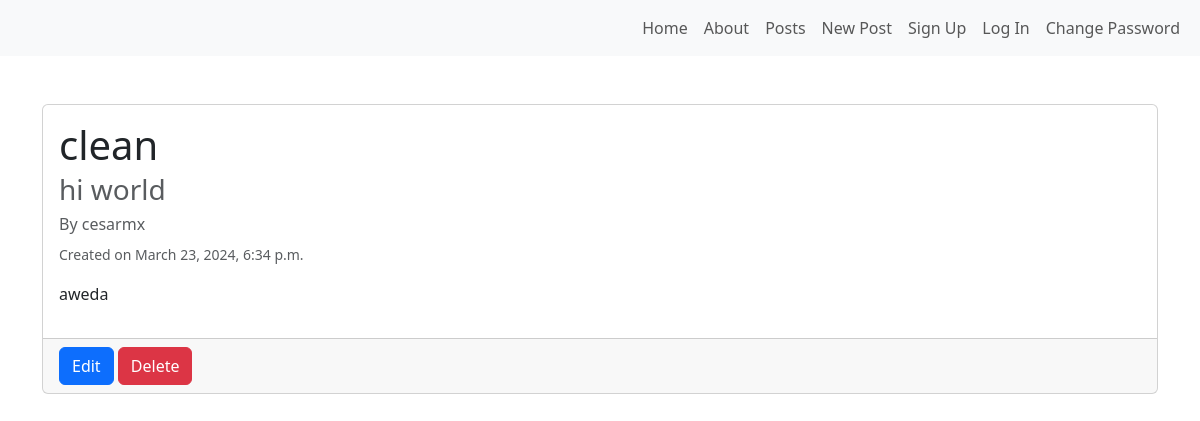
Page /posts/4/ on the earlier database version.
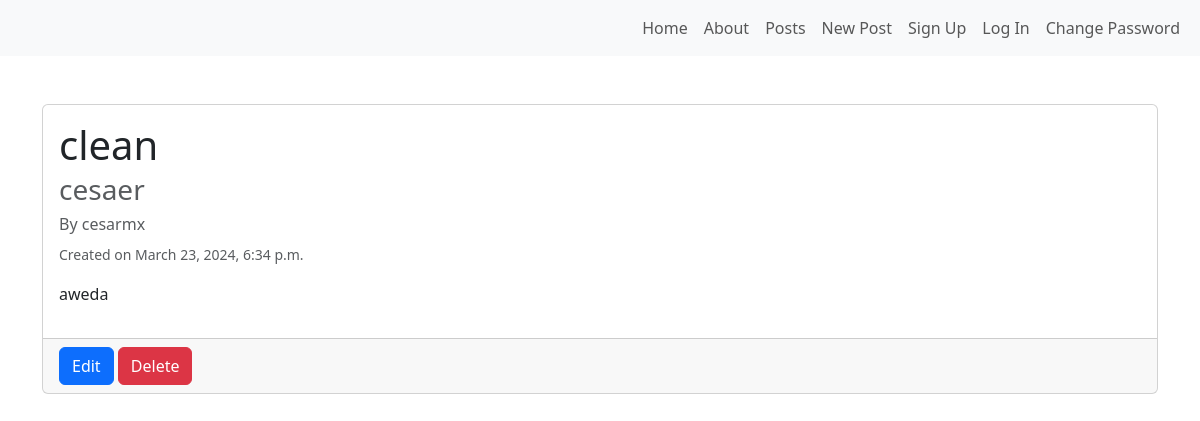
Same page on the later database version.
### posts/models.py (models this page shows, shortened)
class Post(models.Model):
  title = models.CharField(max_length=128)
  subtitle = models.CharField(max_length=256)
  author = models.ForeignKey(get_user_model(),on_delete=models.CASCADE)
  body = models.TextField()
  created_on = models.DateTimeField(auto_now_add=True)
  is_draft = models.BooleanField(default=True)

### posts/views.py (the view)
# urls.py: path('<int:pk>/', views.PostDetailView.as_view(), name='detail'),
class PostDetailView(DetailView):
  template_name = 'posts/detail.html'
  model = Post

### templates/posts/detail.html (shortened to what this page needs)
{% extends 'base.html' %}
{% block content %}
<div class="container mt-5">
  <div class="card">
    <div class="card-body">
      <h1 class="card-title">{{ post.title }}</h1>
      <h3 class="card-subtitle mb-2 text-muted">{{ post.subtitle }}</h3>
      <h6 class="text-muted">By {{ post.author }}</h6>
      <small class="text-muted">Created on {{ post.created_on }}</small>
      <p class="mt-3">{{ post.body }}</p>
    </div>
    <div class="card-footer">
      <a href="{% url 'edit' post.id %}" class="btn btn-primary">Edit</a>
      <a href="{% url 'delete' post.id %}" class="btn btn-danger">Delete</a>
    </div>
  </div>
</div>
{% endblock %}

Differences in the rows shown:
changed Post "clean": subtitle "hi world" → "cesaer"
